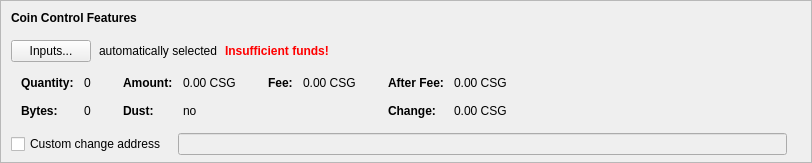
    <widget class="QFrame" name="frameCoinControl">
     <property name="sizePolicy">
      <sizepolicy hsizetype="Expanding" vsizetype="Expanding">
       <horstretch>0</horstretch>
       <verstretch>0</verstretch>
      </sizepolicy>
     </property>
     <property name="maximumSize">
      <size>
       <width>16777215</width>
       <height>16777215</height>
      </size>
     </property>
     <property name="frameShape">
      <enum>QFrame::StyledPanel</enum>
     </property>
     <property name="frameShadow">
      <enum>QFrame::Sunken</enum>
     </property>
     <layout class="QVBoxLayout" name="verticalLayoutCoinControl2">
      <property name="spacing">
       <number>0</number>
      </property>
      <property name="leftMargin">
       <number>0</number>
      </property>
      <property name="topMargin">
       <number>0</number>
      </property>
      <property name="rightMargin">
       <number>0</number>
      </property>
      <property name="bottomMargin">
       <number>6</number>
      </property>
      <item>
       <layout class="QVBoxLayout" name="verticalLayoutCoinControl" stretch="0,0,0,0,1">
        <property name="spacing">
         <number>0</number>
        </property>
        <property name="leftMargin">
         <number>10</number>
        </property>
        <property name="topMargin">
         <number>10</number>
        </property>
        <item>
         <layout class="QHBoxLayout" name="horizontalLayoutCoinControl1">
          <property name="bottomMargin">
           <number>15</number>
          </property>
          <item>
           <widget class="QLabel" name="labelCoinControlFeatures">
            <property name="sizePolicy">
             <sizepolicy hsizetype="Preferred" vsizetype="Maximum">
              <horstretch>0</horstretch>
              <verstretch>0</verstretch>
             </sizepolicy>
            </property>
            <property name="font">
             <font>
              <weight>75</weight>
              <bold>true</bold>
             </font>
            </property>
            <property name="styleSheet">
             <string notr="true">font-weight:bold;</string>
            </property>
            <property name="text">
             <string>Coin Control Features</string>
            </property>
           </widget>
          </item>
         </layout>
        </item>
        <item>
         <layout class="QHBoxLayout" name="horizontalLayoutCoinControl2" stretch="0,0,0,0">
          <property name="spacing">
           <number>8</number>
          </property>
          <property name="bottomMargin">
           <number>10</number>
          </property>
          <item>
           <widget class="QPushButton" name="pushButtonCoinControl">
            <property name="styleSheet">
             <string notr="true"/>
            </property>
            <property name="text">
             <string>Inputs...</string>
            </property>
            <property name="autoDefault">
             <bool>false</bool>
            </property>
           </widget>
          </item>
          <item>
           <widget class="QLabel" name="labelCoinControlAutomaticallySelected">
            <property name="text">
             <string>automatically selected</string>
            </property>
            <property name="margin">
             <number>5</number>
            </property>
           </widget>
          </item>
          <item>
           <widget class="QLabel" name="labelCoinControlInsuffFunds">
            <property name="font">
             <font>
              <weight>75</weight>
              <bold>true</bold>
             </font>
            </property>
            <property name="styleSheet">
             <string notr="true">color:red;font-weight:bold;</string>
            </property>
            <property name="text">
             <string>Insufficient funds!</string>
            </property>
            <property name="margin">
             <number>5</number>
            </property>
           </widget>
          </item>
          <item>
           <spacer name="horizontalSpacerCoinControl">
            <property name="orientation">
             <enum>Qt::Horizontal</enum>
            </property>
            <property name="sizeHint" stdset="0">
             <size>
              <width>40</width>
              <height>1</height>
             </size>
            </property>
           </spacer>
          </item>
         </layout>
        </item>
        <item>
         <widget class="QWidget" name="widgetCoinControl" native="true">
          <property name="sizePolicy">
           <sizepolicy hsizetype="Preferred" vsizetype="Preferred">
            <horstretch>0</horstretch>
            <verstretch>0</verstretch>
           </sizepolicy>
          </property>
          <property name="minimumSize">
           <size>
            <width>0</width>
            <height>0</height>
           </size>
          </property>
          <property name="styleSheet">
           <string notr="true"/>
          </property>
          <layout class="QHBoxLayout" name="horizontalLayoutCoinControl5">
           <property name="leftMargin">
            <number>0</number>
           </property>
           <property name="topMargin">
            <number>0</number>
           </property>
           <property name="rightMargin">
            <number>0</number>
           </property>
           <property name="bottomMargin">
            <number>0</number>
           </property>
           <item>
            <layout class="QHBoxLayout" name="horizontalLayoutCoinControl3" stretch="0,0,0,1">
             <property name="spacing">
              <number>20</number>
             </property>
             <property name="topMargin">
              <number>0</number>
             </property>
             <property name="bottomMargin">
              <number>10</number>
             </property>
             <item>
              <layout class="QFormLayout" name="formLayoutCoinControl1">
               <property name="horizontalSpacing">
                <number>10</number>
               </property>
               <property name="verticalSpacing">
                <number>14</number>
               </property>
               <property name="leftMargin">
                <number>10</number>
               </property>
               <property name="topMargin">
                <number>4</number>
               </property>
               <property name="rightMargin">
                <number>6</number>
               </property>
               <item row="0" column="0">
                <widget class="QLabel" name="labelCoinControlQuantityText">
                 <property name="font">
                  <font>
                   <weight>75</weight>
                   <bold>true</bold>
                  </font>
                 </property>
                 <property name="text">
                  <string>Quantity:</string>
                 </property>
                 <property name="margin">
                  <number>0</number>
                 </property>
                </widget>
               </item>
               <item row="0" column="1">
                <widget class="QLabel" name="labelCoinControlQuantity">
                 <property name="cursor">
                  <cursorShape>IBeamCursor</cursorShape>
                 </property>
                 <property name="contextMenuPolicy">
                  <enum>Qt::ActionsContextMenu</enum>
                 </property>
                 <property name="text">
                  <string notr="true">0</string>
                 </property>
                 <property name="margin">
                  <number>0</number>
                 </property>
                 <property name="textInteractionFlags">
                  <set>Qt::LinksAccessibleByMouse|Qt::TextSelectableByKeyboard|Qt::TextSelectableByMouse</set>
                 </property>
                </widget>
               </item>
               <item row="1" column="0">
                <widget class="QLabel" name="labelCoinControlBytesText">
                 <property name="font">
                  <font>
                   <weight>75</weight>
                   <bold>true</bold>
                  </font>
                 </property>
                 <property name="text">
                  <string>Bytes:</string>
                 </property>
                </widget>
               </item>
               <item row="1" column="1">
                <widget class="QLabel" name="labelCoinControlBytes">
                 <property name="cursor">
                  <cursorShape>IBeamCursor</cursorShape>
                 </property>
                 <property name="contextMenuPolicy">
                  <enum>Qt::ActionsContextMenu</enum>
                 </property>
                 <property name="text">
                  <string notr="true">0</string>
                 </property>
                 <property name="textInteractionFlags">
                  <set>Qt::LinksAccessibleByMouse|Qt::TextSelectableByKeyboard|Qt::TextSelectableByMouse</set>
                 </property>
                </widget>
               </item>
              </layout>
             </item>
             <item>
              <layout class="QFormLayout" name="formLayoutCoinControl2">
               <property name="horizontalSpacing">
                <number>10</number>
               </property>
               <property name="verticalSpacing">
                <number>14</number>
               </property>
               <property name="leftMargin">
                <number>6</number>
               </property>
               <property name="topMargin">
                <number>4</number>
               </property>
               <property name="rightMargin">
                <number>6</number>
               </property>
               <item row="0" column="0">
                <widget class="QLabel" name="labelCoinControlAmountText">
                 <property name="font">
                  <font>
                   <weight>75</weight>
                   <bold>true</bold>
                  </font>
                 </property>
                 <property name="text">
                  <string>Amount:</string>
                 </property>
                 <property name="margin">
                  <number>0</number>
                 </property>
                </widget>
               </item>
               <item row="0" column="1">
                <widget class="QLabel" name="labelCoinControlAmount">
                 <property name="cursor">
                  <cursorShape>IBeamCursor</cursorShape>
                 </property>
                 <property name="contextMenuPolicy">
                  <enum>Qt::ActionsContextMenu</enum>
                 </property>
                 <property name="text">
                  <string notr="true">0.00 CSG</string>
                 </property>
                 <property name="textInteractionFlags">
                  <set>Qt::LinksAccessibleByMouse|Qt::TextSelectableByKeyboard|Qt::TextSelectableByMouse</set>
                 </property>
                </widget>
               </item>
               <item row="1" column="0">
                <widget class="QLabel" name="labelCoinControlLowOutputText">
                 <property name="font">
                  <font>
                   <weight>75</weight>
                   <bold>true</bold>
                  </font>
                 </property>
                 <property name="text">
                  <string>Dust:</string>
                 </property>
                </widget>
               </item>
               <item row="1" column="1">
                <widget class="QLabel" name="labelCoinControlLowOutput">
                 <property name="cursor">
                  <cursorShape>IBeamCursor</cursorShape>
                 </property>
                 <property name="contextMenuPolicy">
                  <enum>Qt::ActionsContextMenu</enum>
                 </property>
                 <property name="text">
                  <string notr="true">no</string>
                 </property>
                 <property name="textInteractionFlags">
                  <set>Qt::LinksAccessibleByMouse|Qt::TextSelectableByKeyboard|Qt::TextSelectableByMouse</set>
                 </property>
                </widget>
               </item>
              </layout>
             </item>
             <item>
              <layout class="QFormLayout" name="formLayoutCoinControl3">
               <property name="horizontalSpacing">
                <number>10</number>
               </property>
               <property name="verticalSpacing">
                <number>14</number>
               </property>
               <property name="leftMargin">
                <number>6</number>
               </property>
               <property name="topMargin">
                <number>4</number>
               </property>
               <property name="rightMargin">
                <number>6</number>
               </property>
               <item row="0" column="0">
                <widget class="QLabel" name="labelCoinControlFeeText">
                 <property name="font">
                  <font>
                   <weight>75</weight>
                   <bold>true</bold>
                  </font>
                 </property>
                 <property name="text">
                  <string>Fee:</string>
                 </property>
                 <property name="margin">
                  <number>0</number>
                 </property>
                </widget>
               </item>
               <item row="0" column="1">
                <widget class="QLabel" name="labelCoinControlFee">
                 <property name="cursor">
                  <cursorShape>IBeamCursor</cursorShape>
                 </property>
                 <property name="contextMenuPolicy">
                  <enum>Qt::ActionsContextMenu</enum>
                 </property>
                 <property name="text">
                  <string notr="true">0.00 CSG</string>
                 </property>
                 <property name="textInteractionFlags">
                  <set>Qt::LinksAccessibleByMouse|Qt::TextSelectableByKeyboard|Qt::TextSelectableByMouse</set>
                 </property>
                </widget>
               </item>
             </layout>
             </item>
             <item>
              <layout class="QFormLayout" name="formLayoutCoinControl4">
               <property name="horizontalSpacing">
                <number>10</number>
               </property>
               <property name="verticalSpacing">
                <number>14</number>
               </property>
               <property name="leftMargin">
                <number>6</number>
               </property>
               <property name="topMargin">
                <number>4</number>
               </property>
               <property name="rightMargin">
                <number>6</number>
               </property>
               <item row="0" column="0">
                <widget class="QLabel" name="labelCoinControlAfterFeeText">
                 <property name="font">
                  <font>
                   <weight>75</weight>
                   <bold>true</bold>
                  </font>
                 </property>
                 <property name="text">
                  <string>After Fee:</string>
                 </property>
                 <property name="margin">
                  <number>0</number>
                 </property>
                </widget>
               </item>
               <item row="0" column="1">
                <widget class="QLabel" name="labelCoinControlAfterFee">
                 <property name="cursor">
                  <cursorShape>IBeamCursor</cursorShape>
                 </property>
                 <property name="contextMenuPolicy">
                  <enum>Qt::ActionsContextMenu</enum>
                 </property>
                 <property name="text">
                  <string notr="true">0.00 CSG</string>
                 </property>
                 <property name="textInteractionFlags">
                  <set>Qt::LinksAccessibleByMouse|Qt::TextSelectableByKeyboard|Qt::TextSelectableByMouse</set>
                 </property>
                </widget>
               </item>
               <item row="1" column="0">
                <widget class="QLabel" name="labelCoinControlChangeText">
                 <property name="font">
                  <font>
                   <weight>75</weight>
                   <bold>true</bold>
                  </font>
                 </property>
                 <property name="text">
                  <string>Change:</string>
                 </property>
                </widget>
               </item>
               <item row="1" column="1">
                <widget class="QLabel" name="labelCoinControlChange">
                 <property name="cursor">
                  <cursorShape>IBeamCursor</cursorShape>
                 </property>
                 <property name="contextMenuPolicy">
                  <enum>Qt::ActionsContextMenu</enum>
                 </property>
                 <property name="text">
                  <string notr="true">0.00 CSG</string>
                 </property>
                 <property name="textInteractionFlags">
                  <set>Qt::LinksAccessibleByMouse|Qt::TextSelectableByKeyboard|Qt::TextSelectableByMouse</set>
                 </property>
                </widget>
               </item>
              </layout>
             </item>
            </layout>
           </item>
          </layout>
         </widget>
        </item>
        <item>
         <layout class="QHBoxLayout" name="horizontalLayoutCoinControl4" stretch="0,0,0">
          <property name="spacing">
           <number>12</number>
          </property>
          <property name="sizeConstraint">
           <enum>QLayout::SetDefaultConstraint</enum>
          </property>
          <property name="topMargin">
           <number>5</number>
          </property>
          <property name="rightMargin">
           <number>5</number>
          </property>
          <item>
           <widget class="QCheckBox" name="checkBoxCoinControlChange">
            <property name="toolTip">
             <string>If this is activated, but the change address is empty or invalid, change will be sent to a newly generated address.</string>
            </property>
            <property name="text">
             <string>Custom change address</string>
            </property>
           </widget>
          </item>
          <item>
           <widget class="QValidatedLineEdit" name="lineEditCoinControlChange">
            <property name="enabled">
             <bool>false</bool>
            </property>
            <property name="sizePolicy">
             <sizepolicy hsizetype="Expanding" vsizetype="Fixed">
              <horstretch>0</horstretch>
              <verstretch>0</verstretch>
             </sizepolicy>
            </property>
           </widget>
          </item>
          <item>
           <widget class="QLabel" name="labelCoinControlChangeLabel">
            <property name="sizePolicy">
             <sizepolicy hsizetype="Preferred" vsizetype="Expanding">
              <horstretch>0</horstretch>
              <verstretch>0</verstretch>
             </sizepolicy>
            </property>
            <property name="minimumSize">
             <size>
              <width>0</width>
              <height>0</height>
             </size>
            </property>
            <property name="text">
             <string/>
            </property>
            <property name="margin">
             <number>3</number>
            </property>
           </widget>
          </item>
         </layout>
        </item>
        <item>
         <spacer name="verticalSpacerCoinControl">
          <property name="orientation">
           <enum>Qt::Vertical</enum>
          </property>
          <property name="sizeHint" stdset="0">
           <size>
            <width>800</width>
            <height>1</height>
           </size>
          </property>
         </spacer>
        </item>
       </layout>
      </item>
     </layout>
    </widget>
